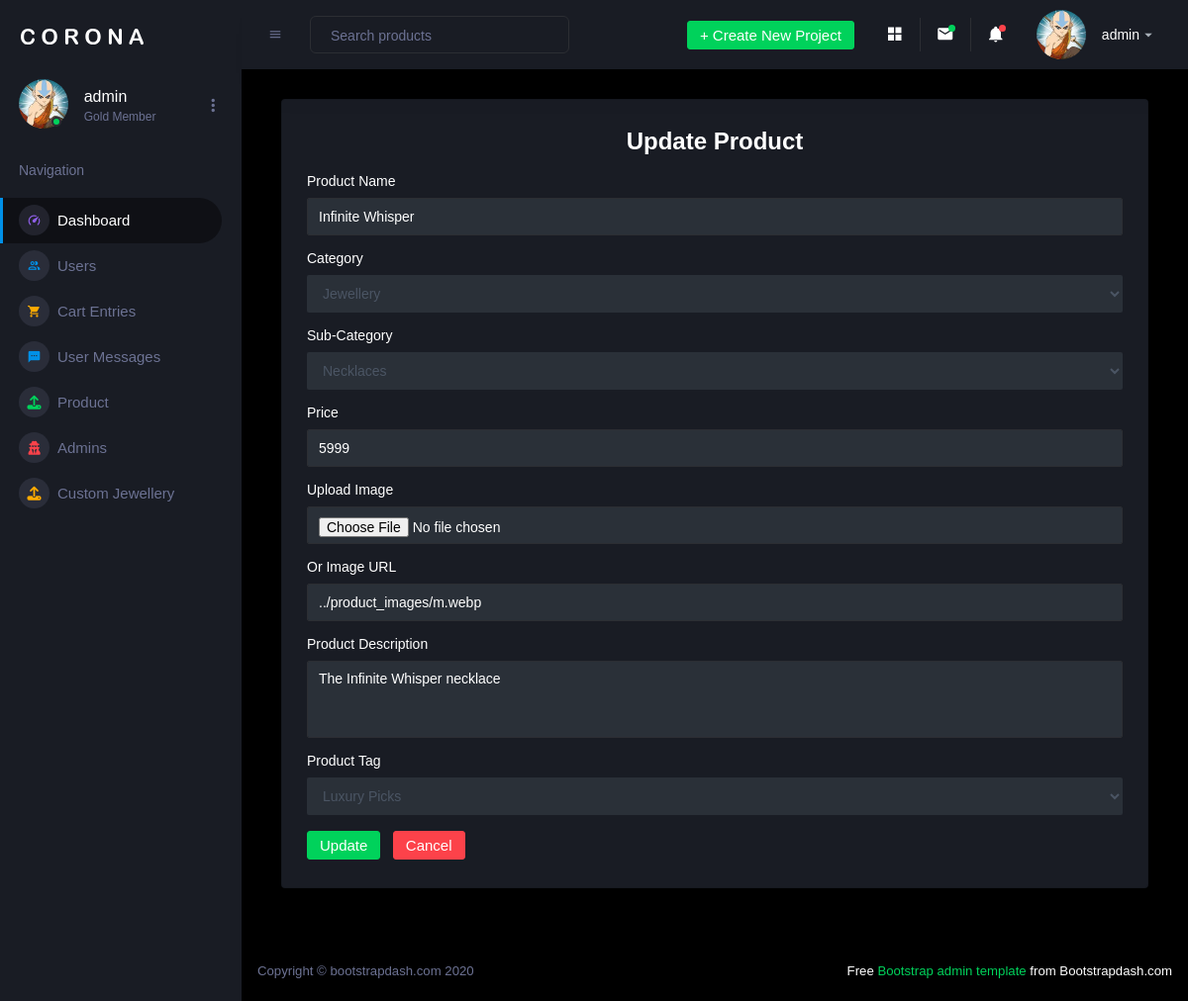
The app's page /admin/update_product.php?id=11 (signed in) with its own data.
### tables this page shows
CREATE TABLE `add_product` (
  `product_id` int(255) NOT NULL,
  `product_name` varchar(255) NOT NULL,
  `product_category` varchar(255) NOT NULL,
  `product_subcategory` varchar(255) NOT NULL,
  `product_price` int(255) NOT NULL,
  `product_image` varchar(500) NOT NULL,
  `product_description` varchar(500) NOT NULL,
  `product_tag` varchar(255) NOT NULL
);

### admin/update_product.php (the view, shortened to what this page needs)
<?php
$product_id = $_GET['id'];
include('../includes/connection.php');
$product_query = "SELECT * FROM add_product WHERE product_id='$product_id'";
$product_sql = mysqli_query($conn, $product_query);
$product_data = mysqli_fetch_assoc($product_sql);
?>
<?php
if(isset($_SESSION['admin_id'])){
  ?>
<?php include("header.php"); ?>
<?php include("sideBar.php"); ?>
<?php include("navbar.php"); ?>
<div class="col-12 grid-margin stretch-card">
  <div class="card">
    <div class="card-body">
      <h4 class="card-title text-center h3 font-weight-bold">Update Product</h4>
      <form class="forms-sample" method="post" action="update_product_crud.php" enctype="multipart/form-data">
        <div class="form-group">
          <label>Product Name</label>
          <input type="text" class="form-control" name="product_name" value="<?php echo $product_data['product_name']; ?>" required>
        </div>
        <div class="form-group">
          <label for="product_category">Category</label>
          <select class="form-control" name="product_category" id="category" onchange="updateSubcategories()" required>
            <option value="Jewellery" <?php if($product_data['product_category'] == 'Jewellery') echo 'selected'; ?>>Jewellery</option>
          </select>
        </div>
        <div class="form-group">
          <label for="product_subcategory">Sub-Category</label>
          <select name="product_subcategory" class="form-control" id="subcategory">
          </select>
        </div>
        <div class="form-group">
          <label>Price</label>
          <input type="number" class="form-control" name="product_price" value="<?php echo $product_data['product_price']; ?>" required>
        </div>
        <div class="form-group">
          <label>Upload Image</label>
          <input type="file" name="product_image" class="form-control">
        </div>
        <div class="form-group">
          <label>Or Image URL</label>
          <input type="text" name="product_url" class="form-control" value="<?php echo $product_data['product_image']; ?>">
        </div>
        <div class="form-group">
          <label>Product Description</label>
          <textarea class="form-control" name="product_description" rows="4"><?php echo $product_data['product_description']; ?></textarea>
        </div>
         <div class="form-group">
          <label for="exampleInputEmail3">Product Tag</label>
          <select name="product_tag" class="form-control">
            <option value="Luxury Picks"<?php if($product_data['product_tag'] == 'Luxury Picks') echo 'selected'; ?>>Luxury Picks</option>
          </select>
        </div>
        <input type="submit" class="btn btn-success mr-2" value="Update" name="submit">
        <a href="view_product.php" class="btn btn-danger">Cancel</a>
      </form>
    </div>
  </div>
</div>
<?php include("footer.php"); ?>
      <?php
}else{
  header('location:login.php');
}
?>

### admin/sideBar.php (shortened to what this page needs)
                  <?php
                  if(isset($_SESSION['admin_id'])){
                    $user_id=$_SESSION['admin_id'];
                    $user_name=$_SESSION['admin_name'];
                    include('../includes/connection.php');
                    $query="SELECT * FROM admin WHERE user_id='$user_id'";
                    $sql=mysqli_query($conn,$query);
                    $data=mysqli_fetch_assoc($sql);
                  }
                  ?>
      <nav class="sidebar sidebar-offcanvas" id="sidebar">
        <div class="sidebar-brand-wrapper d-none d-lg-flex align-items-center justify-content-center fixed-top">
          <a class="sidebar-brand brand-logo" href="https://www.bootstrapdash.com/demo/corona-free/jquery/template/index.html"><img src="./Corona Admin_files/logo.svg" alt="logo"></a>
        </div>
        <ul class="nav">
          <li class="nav-item profile">
            <div class="profile-desc">
              <div class="profile-pic">
                <div class="count-indicator">
                                <div class="rounded-circle"
     style="
         width: 50px;
         height: 50px;
         background-image: url('<?php echo $data['user_image']; ?>');
         background-size: cover;
         background-position: center;
         background-repeat: no-repeat;
         display: inline-block;
     ">
</div>
                  <span class="count bg-success" style="margin-top:12px;"></span>
                </div>
                <div class="profile-name">
                  <h5 class="mb-0 font-weight-normal"><?php echo $user_name?></h5>
                  <span>Gold Member</span>
                </div>
              </div>
              <a href="https://www.bootstrapdash.com/demo/corona-free/jquery/template/index.html#" id="profile-dropdown" data-toggle="dropdown"><i class="mdi mdi-dots-vertical"></i></a>
            </div>
          </li>
          <li class="nav-item nav-category">
            <span class="nav-link">Navigation</span>
          </li>
          <li class="nav-item menu-items active">
            <a class="nav-link" href="index.php">
              <span class="menu-icon">
                <i class="mdi mdi-speedometer"></i>
              </span>
              <span class="menu-title">Dashboard</span>
            </a>
          </li>
          <li class="nav-item menu-items">
            <a class="nav-link" href="user.php">
              <span class="menu-icon">
                <i class="mdi mdi-account-multiple-outline text-primary"></i>
              </span>
              <span class="menu-title">Users</span>
            </a>
          </li>
          <li class="nav-item menu-items">
            <a class="nav-link" href="cart.php">
              <span class="menu-icon">
                <i class="mdi mdi-cart text-warning"></i>
              </span>
              <span class="menu-title">Cart Entries</span>
            </a>
          </li>
          <li class="nav-item menu-items">
            <a class="nav-link" href="messages.php">
              <span class="menu-icon">
                <i class="mdi mdi-message-processing"></i>
              </span>
              <span class="menu-title">User Messages</span>
            </a>
          </li>
<li class="nav-item menu-items">
  <a class="nav-link" data-toggle="collapse" href="#product-menu" aria-expanded="false" aria-controls="product-menu">
    <span class="menu-icon">
      <i class="fa-solid fa-upload"></i>
    </span>
    <span class="menu-title">Product</span>
  </a>
</li>
          <li class="nav-item menu-items">
            <a class="nav-link" href="admin_data.php">
              <span class="menu-icon">
                <i class="icon-md fa-solid fa-user-secret text-danger"></i>
              </span>
              <span class="menu-title">Admins</span>
            </a>
          </li>
<li class="nav-item menu-items">
  <a class="nav-link" data-toggle="collapse" href="#custom-jewellery-menu" aria-expanded="false" aria-controls="custom-jewellery-menu">
    <span class="menu-icon">
      <i class="fa-solid fa-upload"></i>
    </span>
    <span class="menu-title">Custom Jewellery</span>
  </a>
</li>
        </ul>
      </nav>

### admin/navbar.php (shortened to what this page needs)
   <?php
                  if(isset($_SESSION['admin_id'])){
                    $user_id=$_SESSION['admin_id'];
                    $user_name=$_SESSION['admin_name'];
                    include('../includes/connection.php');
                    $query="SELECT * FROM admin WHERE user_id='$user_id'";
                    $sql=mysqli_query($conn,$query);
                    $data=mysqli_fetch_assoc($sql);
                  }
                  ?>
      <div class="container-fluid page-body-wrapper">
        <nav class="navbar p-0 fixed-top d-flex flex-row">
          <div class="navbar-menu-wrapper flex-grow d-flex align-items-stretch">
            <button class="navbar-toggler navbar-toggler align-self-center" type="button" data-toggle="minimize">
              <span class="mdi mdi-menu"></span>
            </button>
            <ul class="navbar-nav w-100">
              <li class="nav-item w-100">
                <form class="nav-link mt-2 mt-md-0 d-none d-lg-flex search">
                  <input type="text" class="form-control" placeholder="Search products">
                </form>
              </li>
            </ul>
            <ul class="navbar-nav navbar-nav-right">
              <li class="nav-item dropdown d-none d-lg-block">
                <a class="nav-link btn btn-success create-new-button" id="createbuttonDropdown" data-toggle="dropdown" aria-expanded="false" href="https://www.bootstrapdash.com/demo/corona-free/jquery/template/index.html#">+ Create New Project</a>
              </li>
              <li class="nav-item nav-settings d-none d-lg-block">
                <a class="nav-link" href="https://www.bootstrapdash.com/demo/corona-free/jquery/template/index.html#">
                  <i class="mdi mdi-view-grid"></i>
                </a>
              </li>
              <li class="nav-item dropdown border-left">
                <a class="nav-link count-indicator dropdown-toggle" id="messageDropdown" href="https://www.bootstrapdash.com/demo/corona-free/jquery/template/index.html#" data-toggle="dropdown" aria-expanded="false">
                  <i class="mdi mdi-email"></i>
                  <span class="count bg-success"></span>
                </a>
              </li>
              <li class="nav-item dropdown border-left">
                <a class="nav-link count-indicator dropdown-toggle" id="notificationDropdown" href="https://www.bootstrapdash.com/demo/corona-free/jquery/template/index.html#" data-toggle="dropdown">
                  <i class="mdi mdi-bell"></i>
                  <span class="count bg-danger"></span>
                </a>
              </li>
              <li class="nav-item dropdown">
                <a class="nav-link" id="profileDropdown" href="https://www.bootstrapdash.com/demo/corona-free/jquery/template/index.html#" data-toggle="dropdown">
                  <div class="navbar-profile">
                   <div class="rounded-circle"
     style="
         width: 50px;
         height: 50px;
         background-image: url('<?php echo $data['user_image']; ?>');
         background-size: cover;
         background-position: center;
         background-repeat: no-repeat;
         display: inline-block;
     ">
</div>
                    <p class="mb-0 d-none d-sm-block navbar-profile-name"><?php echo $user_name?></p>
                    <i class="mdi mdi-menu-down d-none d-sm-block"></i>
                  </div>
                </a>
              </li>
            </ul>
          </div>
        </nav>
        <div class="main-panel">
          <div class="content-wrapper">

### records on screen
add_product: product_name "Infinite Whisper", product_category "Jewellery", product_price "5999", product_url "../product_images/m.webp", product_description "The Infinite Whisper necklace", product_tag "Luxury Picks"

### other values on screen
$user_name "admin"
